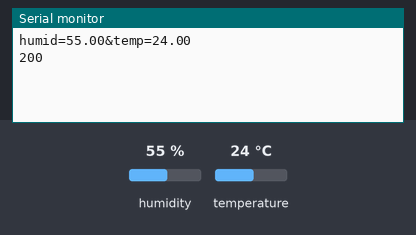
A sketch run on a simulated ESP32. Shown: the last lines printed to the serial monitor. Inputs (shaded band) come from the test bench; at power-on: humidity 55 %, temperature 24 °C. WiFi joins after 1.5 s; servers stay silent unless stated; uploads are accepted with an empty reply.

Above: at 2.7 s.
2.8 s: humidity set to 22 %
At 2.86 s:
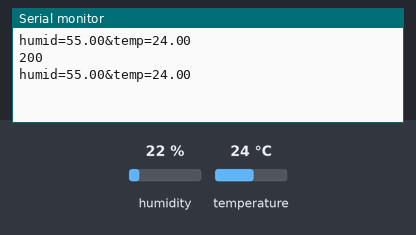
6.0 s: temperature set to 12 °C
At 7.3 s:
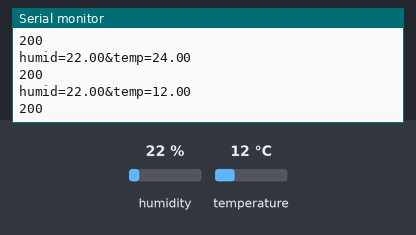
9.2 s: humidity set to 40 %
At 12.1 s:
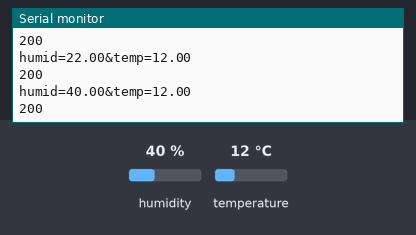
Timing chart, 0 to 13.6 s (numbered marks = the images above; inputs shaded):
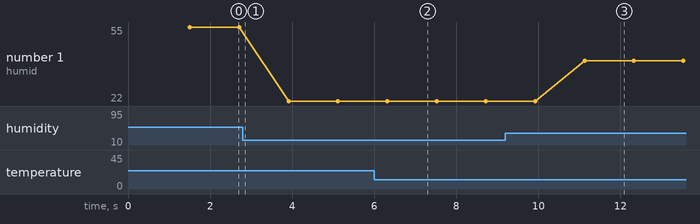

The sketch:

ESP_AP.ino
```cpp
#include <ETH.h>  // Use DEV ESP MODULE
#include <WiFi.h>
#include <WiFiAP.h>
#include <WiFiClient.h>
#include <WiFiGeneric.h>
#include <WiFiMulti.h>
#include <WiFiScan.h>
#include <WiFiServer.h>
#include <WiFiSTA.h>
#include <WiFiType.h>
#include <WiFiUdp.h>
#include <HTTPClient.h>
#include <string.h>
#include <DHT.h>
#define dhtt DHT22
#define dhtp 16
DHT dht(dhtp,dhtt);
HTTPClient http;

const char *ssid = "AndroidAP";
const char *password = "88888888";
const char *host = "http://localhost/helloworld/";

char mystr[15];
String humidity;
String temp;
String postData;

void setup() {
  Serial.begin(9600);
  dht.begin();
  WiFi.begin(ssid, password);
  while (WiFi.status() != WL_CONNECTED) {
    delay(500);
//    Serial.print(".");
  }
//  Serial.println("");
//  Serial.println("WiFi connected.");
//  Serial.println("IP address: ");
//  Serial.println(WiFi.localIP());
}
void loop() {
    float humid = dht.readHumidity();
    float temp = dht.readTemperature();
    String postData = "humid=" + String(humid) + "&temp="+ String(temp);
    Serial.println(postData);
    http.begin("http://192.168.43.249/helloworld/getdata.php");
    http.addHeader("Content-Type", "application/x-www-form-urlencoded");
    int httpCode = http.POST(postData);
    String payload = http.getString();
    Serial.println(httpCode);
    Serial.println(payload);
    http.end();
    delay(1000);
}
```

Measured:
- after the input at 6.0 s, the serial monitor: prints a new line after 0.32 s (image 2)
- after the input at 9.2 s, the serial monitor: prints a new line after 1.9 s (image 3)
- plotted number 1: 55 → 22 after the input at 2.8 s, 22 → 40 after the input at 9.2 s
